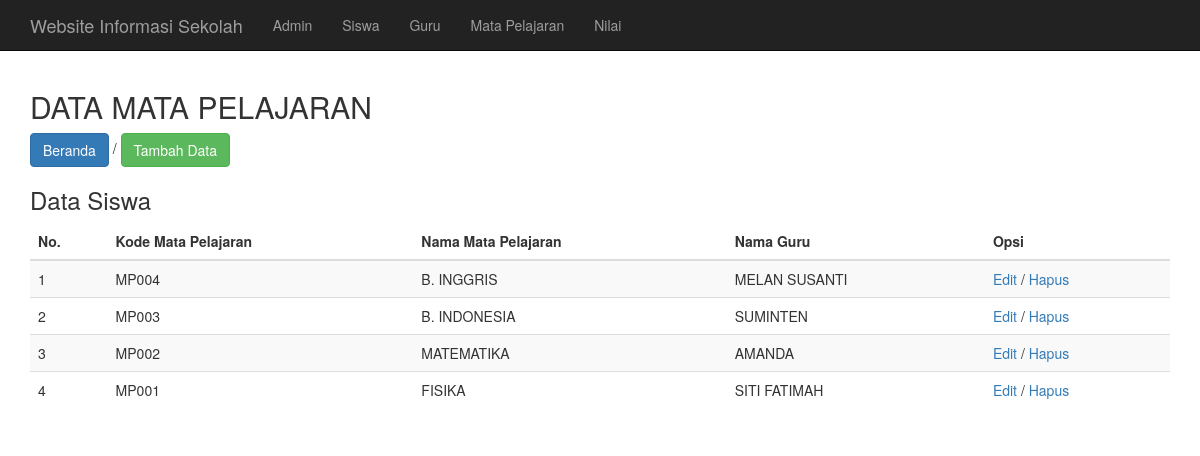
The app's page /admin/mapel/index.php (signed in) with its own data.
### tables this page shows
CREATE TABLE `m_mapel` (
  `mapel_id` int(11) NOT NULL,
  `kode_mapel` varchar(20) NOT NULL,
  `guru_id` int(11) NOT NULL,
  `nama_pelajaran` varchar(50) NOT NULL
);

CREATE TABLE `m_guru` (
  `guru_id` int(11) NOT NULL,
  `nip` varchar(20) NOT NULL,
  `nama_guru` varchar(50) NOT NULL,
  `jekel` varchar(30) NOT NULL,
  `alamat` text NOT NULL
);

### admin/mapel/index.php (the view, shortened to what this page needs)
<?php include('../../include/header.php'); ?>
	<div class="row-fluid" style="margin-top:20px">
		<div class="col-md-12">
		<h2>DATA MATA PELAJARAN</h2>
		<p><a href="index.php" class="btn btn-primary">Beranda</a> / <a href="tambah.php" class="btn btn-success">Tambah Data</a></p>
		<h3>Data Siswa</h3>
			<table class="table table-striped">
				<thead>
					<tr>
						<th>No.</th>
						<th>Kode Mata Pelajaran</th>
						<th>Nama Mata Pelajaran</th>
						<th>Nama Guru</th>
						<th>Opsi</th>
					</tr>
				</thead>
				<tbody>
					<?php
					$query = mysql_query("SELECT * FROM m_mapel INNER JOIN m_guru ON m_mapel.guru_id=m_guru.guru_id ORDER BY kode_mapel DESC") or die(mysql_error());
						if(mysql_num_rows($query) == 0){
							echo '<tr><td colspan="6">Tidak ada data!</td></tr>';
						} else {
							$no = 1;
							while($data = mysql_fetch_assoc($query)){
								echo '<tr>';
									echo '<td>'.$no.'</td>';
									echo '<td>'.$data['kode_mapel'].'</td>';
									echo '<td>'.$data['nama_pelajaran'].'</td>';
									echo '<td>'.$data['nama_guru'].'</td>';
									echo '<td><a href="edit.php?id='.$data['mapel_id'].'">Edit</a> / <a href="hapus.php?id='.$data['mapel_id'].'" onclick="return confirm(\'Yakin?\')">Hapus</a></td>';
								echo '</tr>';
								$no++;
							}
						}
					?>
				</tbody>
			</table>
		</div>
	</div>
<?php include('../../include/footer.php'); ?>

### include/header.php (shortened to what this page needs)
<!DOCTYPE html>
<html>
<head>
	<link rel="stylesheet" href="<?php echo 'http://' . $_SERVER['HTTP_HOST'] . '/sekolah/assets/css/bootstrap.min.css'; ?>">
</head>
<body>
<nav class="navbar navbar-inverse navbar-fixed-top">
	<div class="container">
		<div class="navbar-header">
			<a class="navbar-brand" href="<?php echo 'http://' . $_SERVER['HTTP_HOST'] . '/sekolah/index.php';?>">Website Informasi Sekolah</a>
		</div>
		<div id="navbar" class="navbar-collapse collapse">
			<ul class="nav navbar-nav">
				<li>
					<a href="<?php echo 'http://' . $_SERVER['HTTP_HOST'] . '/sekolah/admin/index.php';?>">Admin</a>
				</li>
				<li>
					<a href="<?php echo 'http://' . $_SERVER['HTTP_HOST'] . '/sekolah/admin/siswa/index.php';?>">Siswa</a>
				</li>
				<li>
					<a href="<?php echo 'http://' . $_SERVER['HTTP_HOST'] . '/sekolah/admin/guru/index.php';?>">Guru</a>
				</li>
				<li>
					<a href="<?php echo 'http://' . $_SERVER['HTTP_HOST'] . '/sekolah/admin/mapel/index.php';?>">Mata Pelajaran</a>
				</li>
				<li>
					<a href="<?php echo 'http://' . $_SERVER['HTTP_HOST'] . '/sekolah/admin/nilai/index.php';?>">Nilai</a>
				</li>
			</ul>
		</div>
	</div>
</nav>
<div class="container-fluid" style="margin-top: 50px;">

### include/footer.php (shortened to what this page needs)
</div>
</body>
</html>

### records on screen
m_mapel: kode_mapel "MP004", nama_pelajaran "B. INGGRIS", guru.nama_guru "MELAN SUSANTI"
m_mapel: kode_mapel "MP003", nama_pelajaran "B. INDONESIA", guru.nama_guru "SUMINTEN"
m_mapel: kode_mapel "MP002", nama_pelajaran "MATEMATIKA", guru.nama_guru "AMANDA"
m_mapel: kode_mapel "MP001", nama_pelajaran "FISIKA", guru.nama_guru "SITI FATIMAH"
